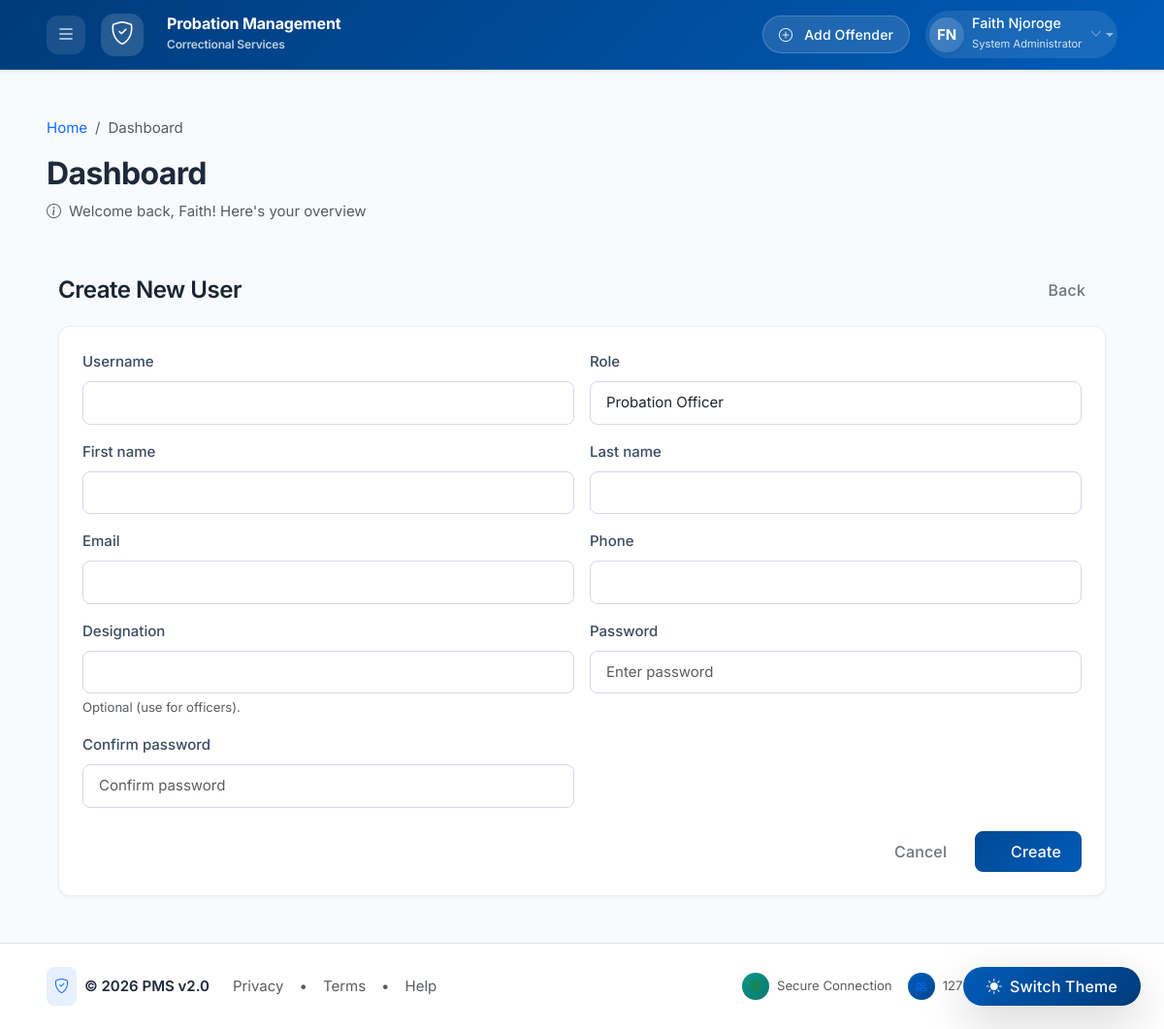
Screenshot of /accounts/users/create/ (signed in) with the database file from the repository.
### accounts/models.py (models this page shows, shortened)
class User(AbstractUser):
    class Role(models.TextChoices):
        ADMIN = 'admin', _('System Administrator')
        OFFICER = 'officer', _('Probation Officer')
        OFFENDER = 'offender', _('Offender')
        JUDICIARY = 'judiciary', _('Judiciary Staff')
        NGO = 'ngo', _('NGO Staff')
    role = models.CharField(
        max_length=20,
        choices=Role.choices,
        default=Role.OFFICER,
        verbose_name=_('User Role')
    )
    phone = models.CharField(
        max_length=15,
        blank=True,
        verbose_name=_('Phone Number')
    )
    designation = models.CharField(
        max_length=100,
        blank=True,
        verbose_name=_('Designation')
    )
    profile_picture = models.ImageField(
        upload_to='profiles/',
        blank=True,
        null=True,
        verbose_name=_('Profile Picture')
    )
    date_created = models.DateTimeField(
        auto_now_add=True,
        verbose_name=_('Date Created')
    )
    date_updated = models.DateTimeField(
        auto_now=True,
        verbose_name=_('Date Updated')
    )
    class Meta:
        verbose_name = _('User')
        verbose_name_plural = _('Users')
        ordering = ['-date_created']
    def is_admin(self):
        return self.role == self.Role.ADMIN

### accounts/views.py (the view)
# urls.py: path('users/create/', views.create_user_view, name='create_user'),
def create_user_view(request):
    if not request.user.is_authenticated or not request.user.is_admin():
        messages.error(request, 'Access denied. Admin privileges required.')
        return redirect('accounts:dashboard')
    if request.method == 'POST':
        form = CustomUserCreationForm(request.POST)
        if form.is_valid():
            user = form.save()
            messages.success(request, f'User {user.username} created successfully!')
            return redirect('accounts:users_list')
        else:
            messages.error(request, 'Please correct the errors below.')
    else:
        initial = {}
        requested_role = request.GET.get("role")
        if requested_role in {r[0] for r in User.Role.choices}:
            initial["role"] = requested_role
        form = CustomUserCreationForm(initial=initial)
    context = {
        'form': form,
        'title': 'Create New User'
    }
    return render(request, 'accounts/create_user.html', context)

### templates/accounts/create_user.html (shortened to what this page needs)
{% extends 'base.html' %}
{% block content %}
<div class="container-fluid">
    <div class="d-flex justify-content-between align-items-center mb-3">
        <h4 class="mb-0">{{ title }}</h4>
        <a href="{% url 'accounts:users_list' %}" class="btn btn-outline-secondary">
            Back
        </a>
    </div>
    <div class="card">
        <div class="card-body">
            <form method="post" novalidate>
                <div class="row g-3">
                    <div class="col-md-6">
                        <label class="form-label">Username</label>
                        {{ form.username }}
                    </div>
                    <div class="col-md-6">
                        <label class="form-label">Role</label>
                        {{ form.role }}
                    </div>
                    <div class="col-md-6">
                        <label class="form-label">First name</label>
                        {{ form.first_name }}
                    </div>
                    <div class="col-md-6">
                        <label class="form-label">Last name</label>
                        {{ form.last_name }}
                    </div>
                    <div class="col-md-6">
                        <label class="form-label">Email</label>
                        {{ form.email }}
                    </div>
                    <div class="col-md-6">
                        <label class="form-label">Phone</label>
                        {{ form.phone }}
                    </div>
                    <div class="col-md-6">
                        <label class="form-label">Designation</label>
                        {{ form.designation }}
                        <div class="form-text">Optional (use for officers).</div>
                    </div>
                    <div class="col-md-6">
                        <label class="form-label">Password</label>
                        {{ form.password1 }}
                    </div>
                    <div class="col-md-6">
                        <label class="form-label">Confirm password</label>
                        {{ form.password2 }}
                    </div>
                </div>
                <div class="mt-4 d-flex justify-content-end gap-2">
                    <a href="{% url 'accounts:users_list' %}" class="btn btn-outline-secondary">Cancel</a>
                    <button type="submit" class="btn btn-primary">
                        Create
                    </button>
                </div>
            </form>
        </div>
    </div>
</div>
{% endblock %}

### templates/base.html (shortened to what this page needs)
<!DOCTYPE html>
{% load static %}
<html lang="en" data-bs-theme="auto">
<head>
    <link href="https://cdn.jsdelivr.net/npm/bootstrap@5.3.2/dist/css/bootstrap.min.css" rel="stylesheet">
    <link rel="stylesheet" href="https://cdn.jsdelivr.net/npm/bootstrap-icons@1.11.1/font/bootstrap-icons.css">
    <link rel="stylesheet" href="https://cdn.datatables.net/1.13.6/css/dataTables.bootstrap5.min.css">
    <link rel="stylesheet" href="https://cdn.datatables.net/responsive/2.5.0/css/responsive.bootstrap5.min.css">
    <link href="https://cdn.jsdelivr.net/npm/select2@4.1.0-rc.0/dist/css/select2.min.css" rel="stylesheet">
    <link rel="stylesheet" href="https://cdn.jsdelivr.net/npm/select2-bootstrap-5-theme@1.3.0/dist/select2-bootstrap-5-theme.min.css">
    <link href="https://unpkg.com/aos@2.3.1/dist/aos.css" rel="stylesheet">
    <link rel="stylesheet" href="{% static 'css/style.css' %}">
    <link rel="stylesheet" href="{% static 'css/dashboard.css' %}">
</head>
<body class="d-flex flex-column min-vh-100">
    <div class="theme-toggle position-fixed bottom-0 end-0 m-4 z-3">
        <button class="btn btn-gradient-primary rounded-pill shadow-lg px-4 py-2 d-flex align-items-center gap-2 border-0"
                id="themeToggle"
                title="Toggle theme"
                style="background: linear-gradient(135deg, #005cb9, #003b7a); color: white;">
            <i class="bi bi-circle-half"></i>
            <span class="d-none d-sm-inline fw-medium">Switch Theme</span>
        </button>
    </div>
    <nav class="navbar navbar-dark shadow-sm sticky-top app-navbar"
         style="background: linear-gradient(135deg, #003b7a 0%, #005cb9 100%); min-height: 72px; backdrop-filter: blur(10px);">
        <div class="container-fluid px-4">
            <div class="d-flex align-items-center">
                {% if user.is_authenticated %}
                <button class="btn btn-link text-white p-2 me-3"
                        id="sidebarToggle"
                        title="Toggle menu"
                        style="background: rgba(255,255,255,0.1); border-radius: 12px; width: 40px; height: 40px;"
                        data-bs-toggle="offcanvas"
                        data-bs-target="#appSidebar"
                        aria-controls="appSidebar">
                    <i class="bi bi-list fs-5"></i>
                </button>
                {% endif %}
                <a class="navbar-brand d-flex align-items-center" href="{% url 'dashboard:home' %}">
                    <div class="d-flex align-items-center justify-content-center me-3"
                         style="width: 44px; height: 44px; background: rgba(255,255,255,0.15); border-radius: 14px; backdrop-filter: blur(4px);">
                        <i class="bi bi-shield-check fs-4 text-white"></i>
                    </div>
                    <div class="d-flex flex-column">
                        <span class="fw-bold fs-6 lh-1 mb-1" style="letter-spacing: -0.01em;">Probation Management</span>
                        <span class="small opacity-75" style="font-size: 0.75rem;">Correctional Services</span>
                    </div>
                </a>
            </div>
            <ul class="navbar-nav flex-row align-items-center">
                {% if user.is_authenticated %}
                    <li class="nav-item me-3 d-none d-md-block">
                        <a href="{% url 'offenders:offender_create' %}" class="btn btn-sm text-white px-3"
                           style="background: rgba(255,255,255,0.12); border-radius: 30px; border: 1px solid rgba(255,255,255,0.2); text-decoration: none;">
                            <i class="bi bi-plus-circle me-1"></i> Add Offender
                        </a>
                    </li>
                    <li class="nav-item dropdown">
                        <a class="nav-link dropdown-toggle d-flex align-items-center p-1"
                           href="#"
                           role="button"
                           data-bs-toggle="dropdown"
                           aria-expanded="false"
                           style="background: rgba(255,255,255,0.1); border-radius: 40px; text-decoration: none;">
                            <div class="avatar-circle me-2 shadow-sm"
                                 style="width: 36px; height: 36px; border-radius: 50%; background: linear-gradient(135deg, #ffffff30, #ffffff20); display: flex; align-items: center; justify-content: center; color: white; font-weight: bold;">
                                {{ user.first_name|first|upper }}{{ user.last_name|first|upper }}
                            </div>
                            <div class="d-none d-xl-block text-start me-2">
                                <div class="fw-medium" style="font-size: 0.9rem; line-height: 1.2; color: white;">{{ user.get_full_name|default:user.username }}</div>
                                <small style="font-size: 0.7rem; opacity: 0.9; color: rgba(255,255,255,0.9);">{{ user.get_role_display|default:"User" }}</small>
                            </div>
                            <i class="bi bi-chevron-down text-white-50" style="font-size: 0.8rem;"></i>
                        </a>
                    </li>
                {% endif %}
            </ul>
        </div>
    </nav>
    <div class="container-fluid flex-grow-1 px-0">
        <div class="row g-0">
            <main id="mainContent" class="col-12 px-4 px-xl-5 py-4 py-xl-5">
                <div class="page-header mb-5" data-aos="fade-up" data-aos-duration="500">
                    <div class="d-flex flex-column flex-md-row justify-content-between align-items-start align-items-md-center">
                        <div>
                            <nav aria-label="breadcrumb" class="mb-2">
                                <ol class="breadcrumb">
                                    <li class="breadcrumb-item"><a href="{% url 'dashboard:home' %}" class="text-decoration-none">Home</a></li>
                                    <li class="breadcrumb-item active" aria-current="page">
                                        {% block breadcrumb %}{% block page_title_alt %}Dashboard{% endblock %}{% endblock %}
                                    </li>
                                </ol>
                            </nav>
                            <h1 class="h2 fw-bold mb-2" style="letter-spacing: -0.02em; color: #1e293b;">
                                {% block page_title %}Dashboard{% endblock %}
                            </h1>
                            <p class="text-muted mb-0 d-flex align-items-center">
                                <i class="bi bi-info-circle me-2"></i>
                                {% block page_subtitle %}Welcome back, {{ user.first_name|default:"User" }}! Here's your overview{% endblock %}
                            </p>
                        </div>
                    </div>
                </div>
                <div class="content-wrapper" data-aos="fade-up" data-aos-delay="150">
                    {% block content %}{% endblock %}
                </div>
            </main>
        </div>
    </div>
    <footer class="footer mt-auto py-4 bg-white border-top">
        <div class="container-fluid px-4 px-xl-5">
            <div class="row align-items-center g-3">
                <div class="col-md-6">
                    <div class="d-flex flex-wrap align-items-center">
                        <div class="d-flex align-items-center me-4">
                            <div class="bg-primary bg-opacity-10 p-2 rounded-3 me-2">
                                <i class="bi bi-shield-check text-primary"></i>
                            </div>
                            <span class="fw-semibold" style="color: #1e293b;">
                                &copy; {% now "Y" %} PMS v2.0
                            </span>
                        </div>
                        <div class="d-flex gap-3">
                            <a href="#" class="text-decoration-none text-muted hover-primary">Privacy</a>
                            <span class="text-muted">•</span>
                            <a href="#" class="text-decoration-none text-muted hover-primary">Terms</a>
                            <span class="text-muted">•</span>
                            <a href="#" class="text-decoration-none text-muted hover-primary">Help</a>
                        </div>
                    </div>
                </div>
                <div class="col-md-6">
                    <div class="d-flex flex-wrap justify-content-md-end align-items-center gap-3">
                        <span class="text-muted small d-flex align-items-center">
                            <span class="badge bg-success bg-opacity-10 text-success p-2 me-2 rounded-circle">
                                <i class="bi bi-shield-fill-check"></i>
                            </span>
                            <span>Secure Connection</span>
                        </span>
                        <span class="text-muted small d-flex align-items-center">
                            <span class="badge bg-primary bg-opacity-10 text-primary p-2 me-2 rounded-circle">
                                <i class="bi bi-people"></i>
                            </span>
                            <span id="activeUsersCount">{{ request.session.active_users|default:"127" }} Active</span>
                        </span>
                        <span class="text-muted small d-flex align-items-center">
                            <span class="badge bg-info bg-opacity-10 text-info p-2 me-2 rounded-circle">
                                <i class="bi bi-clock"></i>
                            </span>
                            <span id="currentTime">{% now "H:i" %} UTC</span>
                        </span>
                    </div>
                </div>
            </div>
        </div>
    </footer>
    <div class="toast-container position-fixed bottom-0 end-0 p-4" id="toastContainer" style="z-index: 9999;"></div>
</body>
</html>

### rows the page displays
User: first_name|first "F", last_name|first "N", get_full_name "Faith Njoroge", role "System Administrator", first_name "Faith"

### other values shown
{{ title }} "Create New User"
{{ request.session.active_users|default:"127" }} "127"
